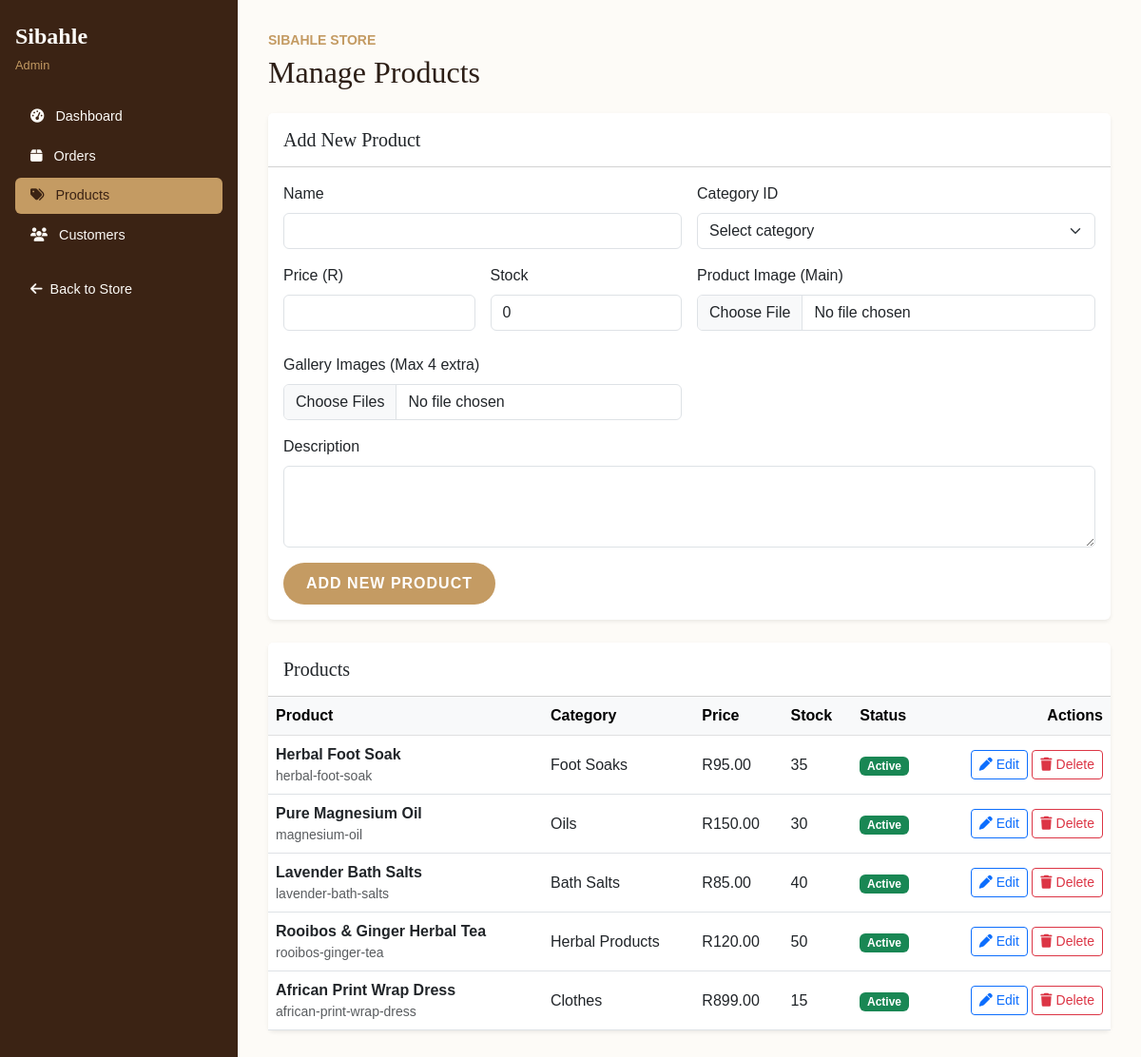
/admin/products.php (signed in), run on the app's committed database.
### tables this page shows
CREATE TABLE products (
    product_id INT AUTO_INCREMENT PRIMARY KEY,
    category_id INT NOT NULL,
    product_name VARCHAR(200) NOT NULL,
    product_slug VARCHAR(200) UNIQUE NOT NULL,
    description TEXT,
    short_description VARCHAR(500),
    base_price DECIMAL(10,2) NOT NULL,
    sale_price DECIMAL(10,2) DEFAULT NULL,
    stock_quantity INT DEFAULT 0,
    low_stock_threshold INT DEFAULT 5,
    sku VARCHAR(50) UNIQUE,
    image_url VARCHAR(255),
    is_featured TINYINT(1) DEFAULT 0,
    is_active TINYINT(1) DEFAULT 1,
    created_at TIMESTAMP DEFAULT CURRENT_TIMESTAMP,
    updated_at TIMESTAMP DEFAULT CURRENT_TIMESTAMP ON UPDATE CURRENT_TIMESTAMP,
    FOREIGN KEY (category_id) REFERENCES categories(category_id) ON DELETE CASCADE,
    INDEX idx_category (category_id),
    INDEX idx_featured (is_featured),
    INDEX idx_active (is_active)
);

CREATE TABLE categories (
    category_id INT AUTO_INCREMENT PRIMARY KEY,
    category_name VARCHAR(100) NOT NULL,
    category_slug VARCHAR(100) UNIQUE NOT NULL,
    description TEXT,
    image_url VARCHAR(255),
    is_active TINYINT(1) DEFAULT 1,
    created_at TIMESTAMP DEFAULT CURRENT_TIMESTAMP
);

### includes/config.php (called while the page is built, shortened)
<?php
function formatPrice($price): string {
    return CURRENCY . number_format((float) $price, 2);
}
function escape_html($value): string {
    return htmlspecialchars((string) $value, ENT_QUOTES | ENT_SUBSTITUTE, 'UTF-8');
}
?>

### admin/products.php (the view, shortened to what this page needs)
<?php
require_once __DIR__ . '/../includes/config.php';
$page_heading = 'Manage Products';
$active_page = 'products';
$form_data = [
    'product_id' => '',
    'product_name' => '',
    'category_id' => '',
    'base_price' => '',
    'stock_quantity' => '0',
    'description' => '',
    'image_url' => '',
];
$products_stmt = $pdo->prepare(
    'SELECT p.product_id, p.product_name, p.product_slug, p.base_price, p.stock_quantity,
            p.image_url, p.is_active, p.created_at, c.category_name
     FROM products p
     INNER JOIN categories c ON c.category_id = p.category_id
     ORDER BY p.created_at DESC, p.product_id DESC'
);
$products_stmt->execute();
$products = $products_stmt->fetchAll();
?>
<?php include __DIR__ . '/includes/admin-header.php'; ?>
        <section class="card border-0 shadow-sm mb-4">
            <div class="card-header bg-white py-3">
                <h2 class="h5 mb-0"><?= $form_data['product_id'] !== '' ? 'Edit Product' : 'Add New Product' ?></h2>
            </div>
            <div class="card-body">
                <form method="post" action="products.php<?= $form_data['product_id'] !== '' ? '?edit=' . (int) $form_data['product_id'] : '' ?>"
                      class="row g-3" enctype="multipart/form-data">
                    <div class="col-md-6">
                        <label class="form-label" for="product-name">Name</label>
                        <input class="form-control" id="product-name" name="product_name" type="text"
                               maxlength="200" required value="<?= escape_html($form_data['product_name']) ?>">
                    </div>
                    <div class="col-md-6">
                        <label class="form-label" for="category-id">Category ID</label>
                        <select class="form-select" id="category-id" name="category_id" required>
                            <option value="">Select category</option>
                        </select>
                    </div>
                    <div class="col-md-3">
                        <label class="form-label" for="base-price">Price (R)</label>
                        <input class="form-control" id="base-price" name="base_price" type="number"
                               min="0" max="99999999.99" step="0.01" required
                               value="<?= escape_html($form_data['base_price']) ?>">
                    </div>
                    <div class="col-md-3">
                        <label class="form-label" for="stock-quantity">Stock</label>
                        <input class="form-control" id="stock-quantity" name="stock_quantity" type="number"
                               min="0" step="1" required value="<?= escape_html($form_data['stock_quantity']) ?>">
                    </div>
                    <div class="col-md-6">
                        <label class="form-label" for="product-image">Product Image (Main)</label>
                        <input class="form-control mb-2" id="product-image" name="product_image" type="file" accept="image/jpeg, image/png, image/webp">
                    </div>
                    <div class="col-md-6">
                        <label class="form-label" for="gallery-images">Gallery Images (Max 4 extra)</label>
                        <input class="form-control" id="gallery-images" name="gallery_images[]" type="file" accept="image/jpeg, image/png, image/webp" multiple>
                    </div>
                    <div class="col-12">
                        <label class="form-label" for="description">Description</label>
                        <textarea class="form-control" id="description" name="description" rows="3"><?= escape_html($form_data['description']) ?></textarea>
                    </div>
                    <div class="col-12 d-flex gap-2">
                        <button class="btn btn-gold" type="submit">
                            <?= $form_data['product_id'] !== '' ? 'Update Product' : 'Add New Product' ?>
                        </button>
                    </div>
                </form>
            </div>
        </section>
        <section class="card border-0 shadow-sm">
            <div class="card-header bg-white py-3">
                <h2 class="h5 mb-0">Products</h2>
            </div>
            <div class="table-responsive">
                <table class="table table-hover align-middle mb-0">
                    <thead class="table-light">
                        <tr>
                            <th scope="col">Product</th>
                            <th scope="col">Category</th>
                            <th scope="col">Price</th>
                            <th scope="col">Stock</th>
                            <th scope="col">Status</th>
                            <th scope="col" class="text-end">Actions</th>
                        </tr>
                    </thead>
                    <tbody>
                        <?php if ($products === []): ?>
                            <tr><td colspan="6" class="text-center text-muted py-4">No products found.</td></tr>
                        <?php else: ?>
                            <?php foreach ($products as $product): ?>
                                <tr>
                                    <td>
                                        <div class="d-flex align-items-center">
                                            <div>
                                                <span class="fw-semibold"><?= escape_html($product['product_name']) ?></span>
                                                <small class="d-block text-muted"><?= escape_html($product['product_slug']) ?></small>
                                            </div>
                                        </div>
                                    </td>
                                    <td><?= escape_html($product['category_name']) ?></td>
                                    <td><?= escape_html(formatPrice($product['base_price'])) ?></td>
                                    <td><?= (int) $product['stock_quantity'] ?></td>
                                    <td>
                                        <span class="badge text-bg-<?= (int) $product['is_active'] === 1 ? 'success' : 'secondary' ?>">
                                            <?= (int) $product['is_active'] === 1 ? 'Active' : 'Inactive' ?>
                                        </span>
                                    </td>
                                    <td class="text-end text-nowrap">
                                        <a class="btn btn-sm btn-outline-primary"
                                           href="products.php?edit=<?= (int) $product['product_id'] ?>">
                                            <i class="fas fa-pen me-1" aria-hidden="true"></i>Edit
                                        </a>
                                        <?php if ((int) $product['is_active'] === 1): ?>
                                            <form method="post" action="products.php" class="d-inline"
                                                  data-confirm="Delete or deactivate this product? Products with order history will be deactivated.">
                                                <button class="btn btn-sm btn-outline-danger" type="submit">
                                                    <i class="fas fa-trash me-1" aria-hidden="true"></i>Delete
                                                </button>
                                            </form>
                                        <?php endif; ?>
                                    </td>
                                </tr>
                            <?php endforeach; ?>
                        <?php endif; ?>
                    </tbody>
                </table>
            </div>
        </section>
    </main>
<?php include __DIR__ . '/includes/admin-footer.php'; ?>

### admin/includes/admin-header.php (shortened to what this page needs)
<?php
$admin_nav_items = [
    'dashboard' => ['label' => 'Dashboard', 'href' => 'index.php', 'icon' => 'fa-gauge-high'],
    'orders' => ['label' => 'Orders', 'href' => 'orders.php', 'icon' => 'fa-box'],
    'products' => ['label' => 'Products', 'href' => 'products.php', 'icon' => 'fa-tags'],
    'customers' => ['label' => 'Customers', 'href' => 'customers.php', 'icon' => 'fa-users'],
];
?>
<!DOCTYPE html>
<html lang="en">
<head>
    <link href="https://cdn.jsdelivr.net/npm/bootstrap@5.3.0/dist/css/bootstrap.min.css" rel="stylesheet">
    <link rel="stylesheet" href="https://cdnjs.cloudflare.com/ajax/libs/font-awesome/6.4.0/css/all.min.css">
    <link rel="stylesheet" href="../assets/css/style.css">
</head>
<body class="admin-page">
<div class="admin-layout">
    <aside class="admin-sidebar">
        <a href="index.php" class="admin-sidebar-brand">
            <span class="admin-brand-name">Sibahle</span>
            <span class="admin-brand-label">Admin</span>
        </a>
        <nav class="nav nav-pills flex-column gap-1" aria-label="Admin navigation">
            <?php foreach ($admin_nav_items as $item_key => $item): ?>
                <a class="nav-link <?= $active_page === $item_key ? 'active' : '' ?>"
                   href="<?= escape_html($item['href']) ?>"
                   <?= $active_page === $item_key ? 'aria-current="page"' : '' ?>>
                    <i class="fas <?= escape_html($item['icon']) ?> me-2" aria-hidden="true"></i>
                    <?= escape_html($item['label']) ?>
                </a>
            <?php endforeach; ?>
            <a class="nav-link admin-store-link" href="../index.php">
                <i class="fas fa-arrow-left me-2" aria-hidden="true"></i>Back to Store
            </a>
        </nav>
    </aside>
    <main class="admin-main">
        <header class="admin-page-header">
            <p class="text-gold text-uppercase small fw-semibold mb-1">Sibahle Store</p>
            <h1 class="h2 mb-0"><?= escape_html($page_heading) ?></h1>
        </header>

### admin/includes/admin-footer.php (shortened to what this page needs)
</div>
</body>
</html>

### assets/css/style.css (style rules this page uses)
:root { --primary-gold: #C49B63; --primary-gold-hover: #a8824f; --deep-chocolate: #3b2314; --terracotta: #8B4513; --cream-bg: #FDFBF7; --african-green: #2E5C31; --text-dark: #2C1E16; --text-muted: #7A6B63; }
body { font-family: 'Poppins', sans-serif; background-color: var(--cream-bg); color: var(--text-dark); }
h1, h2, h3, h4, h5, h6, .brand-name { font-family: 'Playfair Display', serif; font-weight: 700; color: var(--deep-chocolate); }
.nav-link { color: var(--deep-chocolate) !important; font-weight: 500; text-transform: uppercase; font-size: 0.9rem; letter-spacing: 1px; }
.nav-link:hover, .nav-link.active { color: var(--primary-gold) !important; }
.btn-gold { background-color: var(--primary-gold); color: white; border: none; padding: 10px 24px; border-radius: 30px; font-weight: 600; text-transform: uppercase; letter-spacing: 1px; transition: all 0.3s ease; }
.text-gold { color: var(--primary-gold) !important; }
.admin-layout { display: flex; min-height: 100vh; }
.admin-sidebar { flex: 0 0 15.625rem; min-height: 100vh; padding: 1.25rem 1rem; background-color: var(--deep-chocolate); color: var(--cream-bg); }
.admin-sidebar-brand { display: block; margin-bottom: 1.5rem; color: var(--cream-bg); text-decoration: none; }
.admin-brand-name { display: block; font-family: 'Playfair Display', serif; font-size: 1.5rem; font-weight: 700; }
.admin-brand-label { color: var(--primary-gold); font-size: 0.8rem; }
.admin-sidebar .nav-link { color: var(--cream-bg) !important; font-size: 0.9rem; letter-spacing: normal; text-transform: none; }
.admin-sidebar .nav-link:hover, .admin-sidebar .nav-link.active { color: var(--deep-chocolate) !important; background-color: var(--primary-gold); }
.admin-sidebar .admin-store-link { margin-top: 1rem; }
.admin-main { flex: 1; min-width: 0; padding: 2rem; }
.admin-page-header { margin-bottom: 1.5rem; }

### data on the page
products: product_name "Herbal Foot Soak", product_slug "herbal-foot-soak", category.category_name "Foot Soaks", base_price "R95.00", stock_quantity "35", is_active "Active"
products: product_name "Pure Magnesium Oil", product_slug "magnesium-oil", category.category_name "Oils", base_price "R150.00", stock_quantity "30", is_active "Active"
products: product_name "Lavender Bath Salts", product_slug "lavender-bath-salts", category.category_name "Bath Salts", base_price "R85.00", stock_quantity "40", is_active "Active"
products: product_name "Rooibos & Ginger Herbal Tea", product_slug "rooibos-ginger-tea", category.category_name "Herbal Products", base_price "R120.00", stock_quantity "50", is_active "Active"
products: product_name "African Print Wrap Dress", product_slug "african-print-wrap-dress", category.category_name "Clothes", base_price "R899.00", stock_quantity "15", is_active "Active"

### other printed values
escape_html($item['label']) "Dashboard"
escape_html($item['label']) "Orders"
escape_html($item['label']) "Products"
escape_html($item['label']) "Customers"
escape_html($page_heading) "Manage Products"
